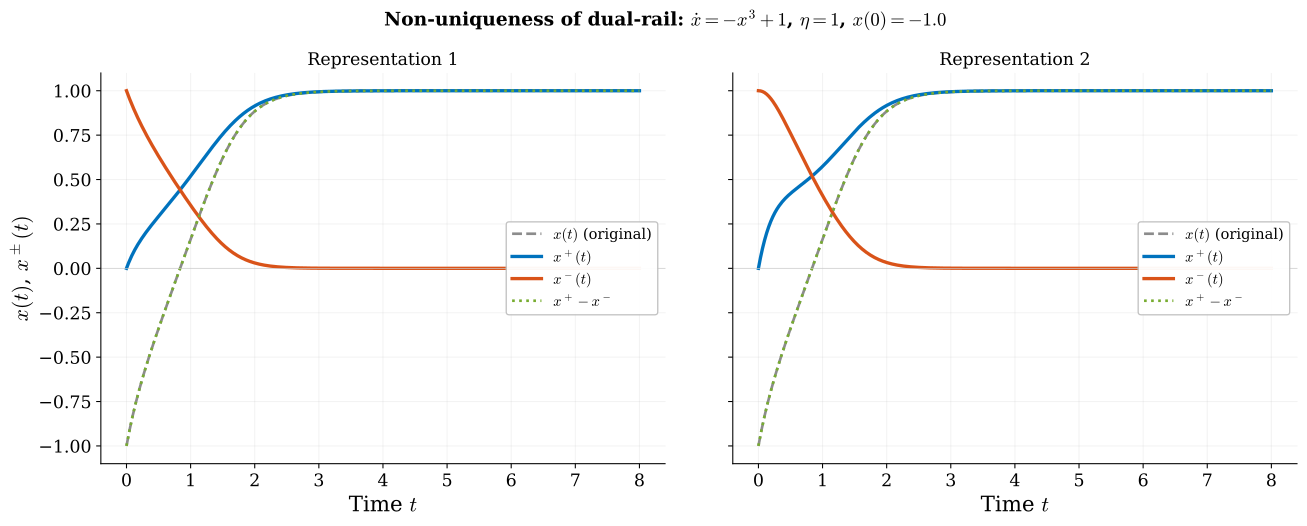

This figure's Python source:
"""
Non-uniqueness of dual-rail for dx/dt = -x^3 + 1.
Two valid representations, same x = x+ - x-, different (x+, x-).
"""
import numpy as np
from scipy.integrate import solve_ivp
import matplotlib, matplotlib.pyplot as plt

matplotlib.rcParams.update({
    "svg.fonttype": "path", "mathtext.fontset": "cm",
    "font.family": "serif", "font.size": 14,
    "axes.labelsize": 16, "axes.titlesize": 15,
    "legend.fontsize": 11, "xtick.labelsize": 13, "ytick.labelsize": 13,
    "lines.linewidth": 2.5, "axes.linewidth": 0.8,
    "axes.spines.top": False, "axes.spines.right": False,
})
BLUE="#0072BD"; ORANGE="#D95319"; GREEN="#77AC30"
PURPLE="#7E2F8E"; GRAY="0.55"
OUT = "/mnt/user-data/outputs"

eta = 1.0
T = 8.0

# Original system
def rhs_orig(t, z):
    x = z[0]
    return [-x**3 + 1]

# Representation 1
def rhs_rep1(t, z):
    xp, xm = z
    return [-(xp)**3 - 3*xp*(xm)**2 + 1 - eta*xp*xm,
            -(xm)**3 - 3*xm*(xp)**2     - eta*xp*xm]

# Representation 2
def rhs_rep2(t, z):
    xp, xm = z
    return [-(xp)**3 + (xm)**3 - 3*xp*(xm)**2 + 1 - eta*xp*xm,
            -3*xm*(xp)**2                           - eta*xp*xm]

# Start from minimal decomposition: x(0) = -1
x0 = -1.0
xp0 = 0.0
xm0 = 1.0

te = np.linspace(0, T, 500)

sol_orig = solve_ivp(rhs_orig, [0, T], [x0], t_eval=te, rtol=1e-10)
sol_r1 = solve_ivp(rhs_rep1, [0, T], [xp0, xm0], t_eval=te, rtol=1e-10)
sol_r2 = solve_ivp(rhs_rep2, [0, T], [xp0, xm0], t_eval=te, rtol=1e-10)

x_orig = sol_orig.y[0]
xp1, xm1 = sol_r1.y[0], sol_r1.y[1]
xp2, xm2 = sol_r2.y[0], sol_r2.y[1]

err1 = np.max(np.abs((xp1 - xm1) - x_orig))
err2 = np.max(np.abs((xp2 - xm2) - x_orig))
print(f"Rep 1: max|x+ - x- - x| = {err1:.2e}")
print(f"Rep 2: max|x+ - x- - x| = {err2:.2e}")

# ── Figure ────────────────────────────────────────────────────
fig, (ax1, ax2) = plt.subplots(1, 2, figsize=(14, 5.5), sharey=True)
fig.subplots_adjust(left=0.08, right=0.97, top=0.86, bottom=0.12,
                    wspace=0.12)
fig.suptitle(
    r"Non-uniqueness of dual-rail: $\dot x = -x^3 + 1$, "
    rf"$\eta = {eta:.0f}$, $x(0) = {x0}$",
    fontsize=14, fontweight="bold")

for ax, xp, xm, label in [(ax1, xp1, xm1, "Representation 1"),
                            (ax2, xp2, xm2, "Representation 2")]:
    ax.plot(te, x_orig, color=GRAY, lw=2.0, ls="--",
            label=r"$x(t)$ (original)")
    ax.plot(te, xp, color=BLUE, lw=2.5,
            label=r"$x^+(t)$")
    ax.plot(te, xm, color=ORANGE, lw=2.5,
            label=r"$x^-(t)$")
    ax.plot(te, xp - xm, color=GREEN, lw=2.0, ls=":",
            label=r"$x^+ - x^-$")
    ax.axhline(0, color="0.8", lw=0.5)
    ax.set_xlabel("Time $t$")
    ax.set_title(label, fontsize=13)
    ax.legend(loc="center right", framealpha=0.95, edgecolor="0.75")
    ax.grid(True, alpha=0.15)

ax1.set_ylabel(r"$x(t)$, $x^\pm(t)$")

fig.savefig(f"{OUT}/dual_rail_nonlinear.svg", bbox_inches="tight")
plt.close()
print("Saved dual_rail_nonlinear.svg")
